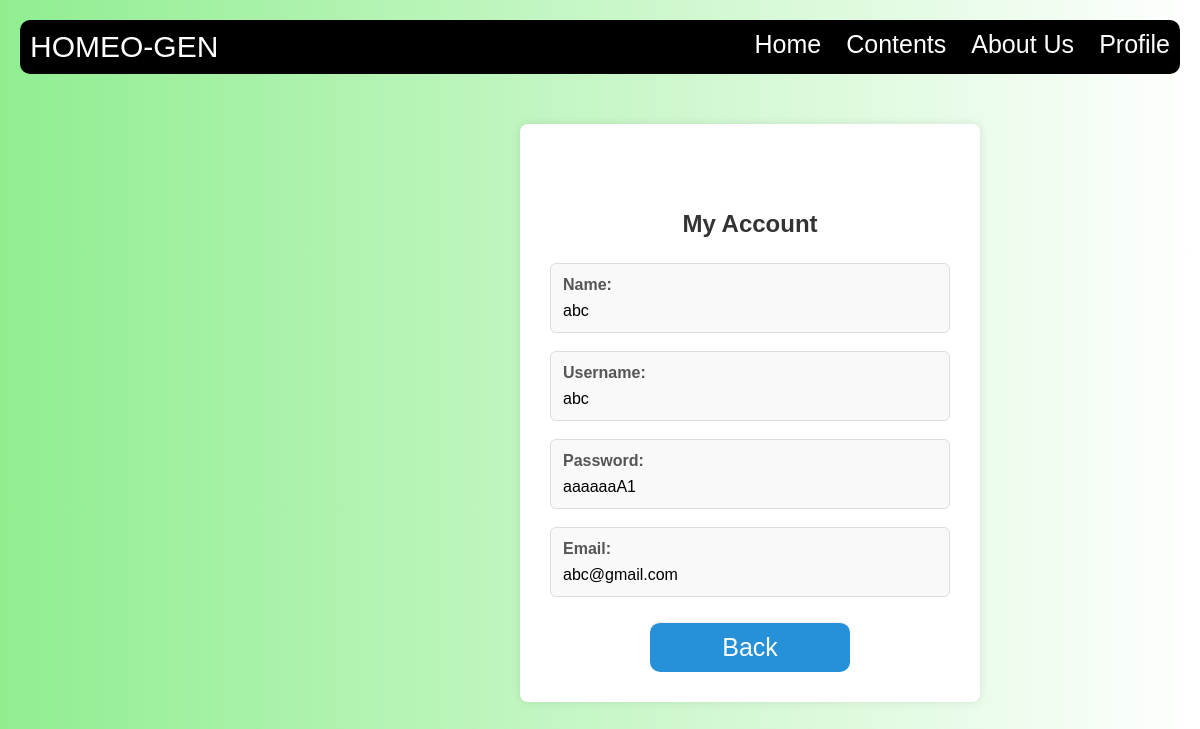
The page /account.php (signed in) on the database its author committed.
### tables this page shows
CREATE TABLE IF NOT EXISTS `tb_user` (
`id` int(11) NOT NULL,
  `name` varchar(50) NOT NULL,
  `username` varchar(50) NOT NULL,
  `email` varchar(50) NOT NULL,
  `password` varchar(50) NOT NULL
);

### account.php (the view, shortened to what this page needs)
<?php
require 'config.php';
$userId = $_SESSION["id"];
$result = mysqli_query($conn, "SELECT * FROM tb_user WHERE id = '$userId'");
$row = mysqli_fetch_assoc($result);
?>
<!DOCTYPE html>
<html lang="en" dir="ltr">
<head>
</head>
<body>
    <div class="container"><br><br>
        <h2>My Account</h2>
        <?php if ($row): ?>
            <div class="info-item">
                <strong>Name:</strong>
                <?php echo $row["name"]; ?>
            </div>
            <div class="info-item">
                <strong>Username:</strong>
                <?php echo $row["username"]; ?>
            </div>
                    <div class="info-item">
                <strong>Password:</strong>
                <?php echo $row["password"]; ?>
            </div>
            <div class="info-item">
                <strong>Email:</strong>
                <?php echo $row["email"]; ?>
            </div>
        <a href="gridpage.html" class="logout-link">Back</a>
        <?php else: ?>
            <p>Error fetching user data.</p>
            <a href="home.html">Go to Home</a>
        <?php endif; ?>
    </div>
</body>
</html>

### account.php (style rules this page uses)
body { font-family: sans-serif; background:linear-gradient(to right,lightgreen,white); margin: 0; padding: 20px; justify-content: center; align-items: flex-start; min-height: 100vh; }
.container { margin-left:500px; background-color: #fff; padding: 30px; border-radius: 8px; box-shadow: 0 0 10px rgba(0, 0, 0, 0.1); width: 100%; max-width: 400px; }
h2 { text-align: center; margin-bottom: 25px; color: #333; }
.info-item { margin-bottom: 18px; padding: 12px; border: 1px solid #ddd; border-radius: 6px; background-color: #f9f9f9; }
.info-item strong { font-weight: bold; color: #555; display: block; margin-bottom: 8px; }
.logout-link { background: #2691d9; margin-left:100px; margin-right:100px; border-radius:10px; display: block; margin-top: 25px; text-align: center; color: white; text-decoration: none; padding: 10px 0; border-top: 1px solid #eee; }

### rows shown on the page
tb_user: name "abc", username "abc", password "aaaaaaA1", email "abc@gmail.com"
